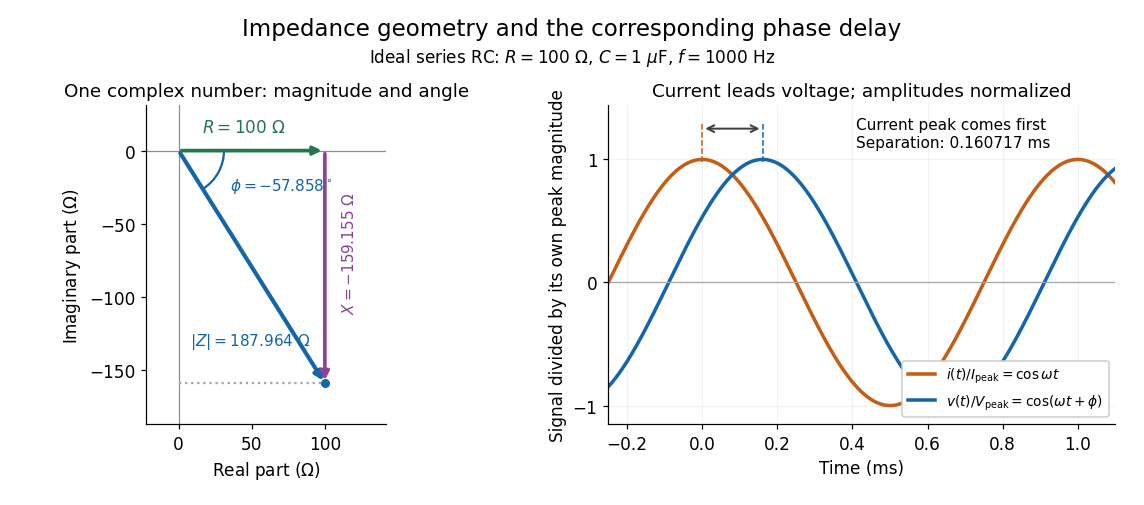

This chart was generated by the following Python code:
"""Draw impedance geometry and normalized timing; Python 3.14, NumPy 2.3.5, Matplotlib 3.10.7."""
from pathlib import Path
import numpy as np
import matplotlib.pyplot as plt
from matplotlib.patches import Arc


def main():
    resistance, capacitance, frequency = 100.0, 1e-6, 1000.0
    omega = 2 * np.pi * frequency
    reactance = -1 / (omega * capacitance)
    impedance = resistance + 1j * reactance
    phase = np.angle(impedance)
    delay_ms = -phase / omega * 1000
    blue, orange, green, purple = '#1565a8', '#c55d14', '#247650', '#8a4395'
    plt.rcParams.update({'font.size': 11, 'axes.titlesize': 12, 'figure.facecolor': 'white'})
    fig, (geometry, timing) = plt.subplots(1, 2, figsize=(10.4, 4.6), gridspec_kw={'width_ratios': [1, 1.45]})
    fig.subplots_adjust(left=.08, right=.975, bottom=.16, top=.79, wspace=.39)
    fig.suptitle('Impedance geometry and the corresponding phase delay', fontsize=15, y=.965)
    fig.text(.5, .875, r'Ideal series RC: $R=100\ \Omega$, $C=1\ \mu\mathrm{F}$, $f=1000\ \mathrm{Hz}$', ha='center')
    geometry.axhline(0, color='.55', lw=.8)
    geometry.axvline(0, color='.55', lw=.8)
    geometry.annotate('', (resistance, reactance), (0, 0), arrowprops={'arrowstyle': '-|>', 'lw': 2.7, 'color': blue})
    geometry.annotate('', (resistance, 0), (0, 0), arrowprops={'arrowstyle': '-|>', 'lw': 2.4, 'color': green})
    geometry.annotate('', (resistance, reactance), (resistance, 0), arrowprops={'arrowstyle': '-|>', 'lw': 2.4, 'color': purple})
    geometry.plot([0, resistance], [reactance, reactance], ':', color='.65')
    geometry.add_patch(Arc((0, 0), 62, 62, theta1=np.degrees(phase), theta2=0, color=blue, lw=1.5))
    geometry.text(35, -27, r'$\phi=-57.858^\circ$', color=blue, fontsize=10)
    geometry.text(45, 13, r'$R=100\ \Omega$', color=green, ha='center')
    geometry.text(111, -70, r'$X=-159.155\ \Omega$', color=purple, rotation=90, va='center', fontsize=10)
    geometry.text(8, -133, r'$|Z|=187.964\ \Omega$', color=blue, rotation=0, fontsize=10)
    geometry.scatter([resistance], [reactance], color=blue, s=24, zorder=5)
    geometry.set(xlim=(-22, 142), ylim=(-187, 31), xlabel=r'Real part ($\Omega$)', ylabel=r'Imaginary part ($\Omega$)', title='One complex number: magnitude and angle')
    geometry.set_aspect('equal', adjustable='box')
    geometry.set_xticks([0, 50, 100]); geometry.set_yticks([-150, -100, -50, 0])
    t_ms = np.linspace(-.25, 1.1, 900)
    current = np.cos(omega * t_ms / 1000)
    voltage = np.cos(omega * t_ms / 1000 + phase)
    timing.plot(t_ms, current, color=orange, lw=2.3, label=r'$i(t)/I_{\mathrm{peak}}=\cos\omega t$')
    timing.plot(t_ms, voltage, color=blue, lw=2.3, label=r'$v(t)/V_{\mathrm{peak}}=\cos(\omega t+\phi)$')
    timing.axhline(0, color='.65', lw=.8)
    for peak, color in [(0, orange), (delay_ms, blue)]:
        timing.plot([peak, peak], [.98, 1.30], '--', color=color, lw=1)
    timing.annotate('', (delay_ms, 1.25), (0, 1.25), arrowprops={'arrowstyle': '<->', 'color': '.25', 'lw': 1.3})
    timing.text(.41, 1.21, f'Current peak comes first\nSeparation: {delay_ms:.6f} ms', va='center', fontsize=10)
    timing.set(xlim=(-.25, 1.1), ylim=(-1.15, 1.44), xlabel='Time (ms)', ylabel='Signal divided by its own peak magnitude', title='Current leads voltage; amplitudes normalized')
    timing.set_yticks([-1, 0, 1]); timing.grid(alpha=.16)
    timing.legend(loc='lower right', fontsize=9, framealpha=1)
    for ax in [geometry, timing]:
        ax.spines[['top', 'right']].set_visible(False)
    fig.savefig(Path(__file__).stem + '.png', dpi=110, facecolor='white')
    plt.close(fig)


if __name__ == '__main__':
    main()
